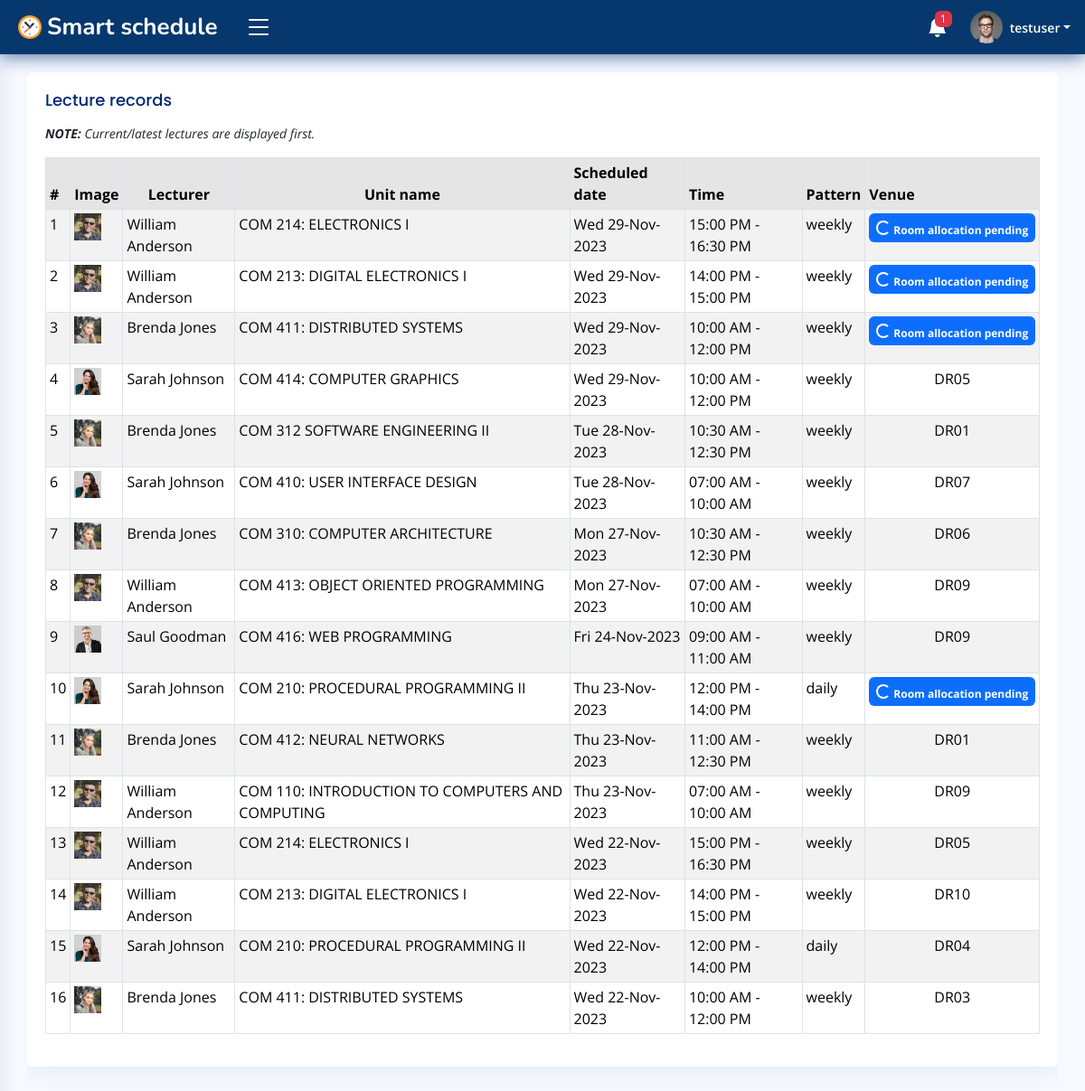
/campus/u/lectures/testuser/ (signed in), run on the app's committed database.
### accounts/models.py (models this page shows, shortened)
class User(AbstractUser):
    id = models.CharField(max_length=30, primary_key=True, unique=True, editable=False)
    first_name = models.CharField(max_length=15, blank=False)
    last_name = models.CharField(max_length=15, blank=False)
    email = models.EmailField(unique=True)
    gender = models.CharField(max_length=7, blank=False)
    dob = models.DateField(null=True, blank=False, db_column='Date of Birth')
    age = models.PositiveIntegerField(default=0, editable=False)
    mobile_no = PhoneNumberField()
    profile_pic = models.ImageField(upload_to='Users/imgs/dps/', default='default.png')
    is_student = models.BooleanField(default=False)
    date_updated = models.DateTimeField(auto_now=True)
    REQUIRED_FIELDS = ['username']
    USERNAME_FIELD = 'email'
    def __str__(self) -> str:
        return self.username
    class Meta:
        ordering = ['username', 'first_name', 'last_name']

class Faculty(models.Model):
    id = models.CharField(max_length=30, primary_key=True, unique=True, editable=False)
    staff = models.OneToOneField(User, on_delete=models.CASCADE, editable=False)
    school = models.CharField(max_length=70, blank=False)
    department = models.CharField(max_length=40, blank=False)
    position = models.CharField(max_length=20, blank=False)
    date_created = models.DateTimeField(auto_now_add=True)
    date_updated = models.DateTimeField(auto_now=True)
    class Meta:
        ordering = ['staff', 'school']
        verbose_name_plural = 'Faculty records'

### campus/models.py (models this page shows)
class Lecture(models.Model):
    id = models.CharField(max_length=30, primary_key=True, unique=True, editable=False)
    lecturer = models.ForeignKey(Faculty, on_delete=models.CASCADE, editable=False)
    student = models.ForeignKey(Student, on_delete=models.CASCADE, null=True, editable=False)
    lecture_hall = models.ForeignKey('LectureHall', on_delete=models.CASCADE, editable=False, null=True, db_column='Venue')
    unit_name = models.ForeignKey(BookedUnit, on_delete=models.CASCADE)
    lecture_date = models.DateField(null=False, blank=False)
    start_time = models.TimeField(null=False, blank=False, db_column='Scheduled start time')    # lecture should start at this time
    end_time = models.TimeField(null=False, blank=False, db_column='Scheduled end time')     # lecture should end at this time
    recurrence_pattern = models.CharField(max_length=10, blank=False)
    total_students = models.PositiveIntegerField(default=0, editable=False)     # approximate no. of students expected to attend the lecture.
    is_attending = models.BooleanField(default=False)   # is the student attending the lecture?
    is_taught = models.BooleanField(default=False, editable=False)  # was the class taught or it "bounced".
    date_scheduled = models.DateTimeField(auto_now_add=True)
    date_updated = models.DateTimeField(auto_now=True)
    class Meta:
        ordering = ['lecturer', 'lecture_hall', '-date_scheduled']
        verbose_name_plural = 'Scheduled lectures'

class BookedUnit(models.Model):
    id = models.CharField(max_length=30, primary_key=True, unique=True, editable=False)
    lecturer = models.ForeignKey(Faculty, on_delete=models.CASCADE)
    students_course = models.CharField(max_length=50, blank=False)
    course_name = models.CharField(max_length=80, blank=False)
    year_of_study = models.CharField(max_length=10, blank=False)
    semester = models.CharField(max_length=1, blank=False)
    booking_date = models.DateTimeField(auto_now_add=True)
    date_updated = models.DateTimeField(auto_now=True)
    def __str__(self) -> str:
        return self.course_name
    class Meta:
        ordering = ['course_name', 'lecturer']
        verbose_name_plural = 'Booked units'

class LectureHall(models.Model):
    id = models.CharField(max_length=30, primary_key=True, unique=True, editable=False)
    academic_block = models.CharField(max_length=20, blank=False)
    hall_no = models.CharField(max_length=5, unique=True, blank=False)
    seating_capacity = models.PositiveIntegerField(default=0)
    floor = models.CharField(max_length=7, blank=False)
    rating = models.PositiveIntegerField(default=0, editable=False)
    image = models.ImageField(upload_to='Lecture-Halls/img/', default='lecture-hall.png')
    date_created = models.DateTimeField(auto_now_add=True)
    date_edited = models.DateTimeField(auto_now=True)
    def __str__(self) -> str:
        return self.hall_no
    class Meta:
        ordering = ['academic_block', 'hall_no']
        verbose_name_plural = 'Lecture halls'

### campus/views.py (the view)
# urls.py: path('lectures/<str:_student>/', views.StudentsLecturesDetailView.as_view(), name='student_lecture_records'),
@method_decorator(login_required(login_url='login'), name='get')
@method_decorator(user_passes_test(lambda user: (user.is_staff is False or user.is_superuser is False) and user.is_student is True), name='get')
class StudentsLecturesDetailView(View):
    template_name = 'dashboard/students/lectures.html'
    def get(self, request, _student, *args, **kwargs):
        lectures_QS = Lecture.objects.filter(
            lecturer__department=request.user.student.department, unit_name__students_course=request.user.student.course,
        ).order_by('-lecture_date', '-start_time', 'unit_name')
        context = {'scheduled_lectures': lectures_QS}
        return render(request, self.template_name, context)

### accounts/models.py (called while the page is built)
    def __str__(self) -> str:
        return f'{self.student_name}'

### campus/templates/dashboard/students/lectures.html (shortened to what this page needs)
{% extends 'dashboard/students/base.html' %}{% block title %}{{ request.user.username }}'s lecture records{% endblock %}
{% load crispy_forms_tags %}
    {% block content %}
    <main id="main" class="main">
        <section class="section profile">
            <div class="row">
                <div class="col-sm-12 col-md-12">
                    <div class="table-responsive">
                        <div class="card">
                            <div class="card-body">
                                <h5 class="card-title mb-0">Lecture records</h5>
                                <p class="small fst-italic mt-0"><b>NOTE: </b>Current/latest lectures are displayed first.</p>
                                <table class="table table-sm table-bordered table-striped">
                                    <thead>
                                        <tr class="table-active">
                                            <th>#</th>
                                            <th>Image</th>
                                            <th class="text-center">Lecturer</th>
                                            <th class="text-center">Unit name</th>
                                            <th>Scheduled date</th>
                                            <th>Time</th>
                                            <th>Pattern</th>
                                            <th>Venue</th>
                                        </tr>
                                    </thead>
                                    <tbody>
                                        {% for lecture in scheduled_lectures %}
											<tr>
												<td>{{ forloop.counter }}</td>
                                                <td><img src="{{ lecture.lecturer.staff.profile_pic.url }}" height="30px" width="30px" alt=""></td>
												<td>{{ lecture.lecturer.staff.first_name|title }} {{ lecture.lecturer.staff.last_name|title }}</td>
												<td>{{ lecture.unit_name }}</td>
												<td>{{ lecture.lecture_date|date:"D d-M-Y" }}</td>
												<td>{{ lecture.start_time|date:"H:i A" }} - {{ lecture.end_time|date:"H:i A" }}</td>
                                                <td>{{ lecture.recurrence_pattern }}</td>
												<td class="text-center">
													{% if not lecture.lecture_hall is None %}
													{{ lecture.lecture_hall|default:"--" }}
													{% else %}
													<span class="badge bg-primary py-2">
														<span class="spinner-border spinner-border-sm"></span> Room allocation pending
													</span>
													{% endif %}
												</td>
											</tr>
											{% endfor %}
                                    </tbody>
                                </table>
                            </div>
                        </div>
                    </div>
                </div>
            </div>
        </section>
    </main>
    {% endblock %}

### campus/templates/dashboard/students/base.html (shortened to what this page needs)
{% load static %}
<!DOCTYPE html>
<html lang="en">
<head>
    <link href="https://cdn.jsdelivr.net/npm/bootstrap@5.3.2/dist/css/bootstrap.min.css" rel="stylesheet">
    <link rel="stylesheet" href="https://cdn.jsdelivr.net/npm/bootstrap-icons@1.11.1/font/bootstrap-icons.css">
    <link href="{% static 'css/styles.css' %}" rel="stylesheet">
    <link rel="stylesheet" href="https://cdn.jsdelivr.net/npm/fullcalendar@5.10.0/main.min.css">
</head>
<body>
    <header id="header" class="header fixed-top d-flex align-items-center">
        <div class="d-flex align-items-center justify-content-between">
            <a href="{% url 'student_homepage' %}" class="logo d-flex align-items-center">
                <img src="{% static 'img/logo/logo.png' %}" alt="logo">
                <span class="d-none d-lg-block text-white">Smart schedule</span>
            </a>
            <i class="bi bi-list toggle-sidebar-btn"></i>
        </div>
        <nav class="header-nav ms-auto">
            <ul class="d-flex align-items-center">
                <li class="nav-item dropdown">
                    <a class="nav-link nav-icon" href="" data-bs-toggle="dropdown">
                        <i class="bi bi-bell-fill"></i>
                        {% if TotalStudentNotifications != 0 %}
                        <span class="badge bg-danger badge-number">{{ TotalStudentNotifications }}</span>
                        {% endif %}
                    </a>
                </li>
                <li class="nav-item dropdown pe-3">
                    <a class="nav-link nav-profile d-flex align-items-center pe-0" href="#" data-bs-toggle="dropdown">
                        <img src="{{ request.user.profile_pic.url }}" alt="profile" class="rounded-circle">
                        <span class="d-none d-md-block dropdown-toggle ps-2">{{ request.user.username }}</span>
                    </a>
                </li>
            </ul>
        </nav>
    </header>
    {% block content %}
    {% endblock %}
</body>
</html>

### static/css/styles.css (style rules this page uses)
:root { scroll-behavior: smooth; }
body { font-family: "Open Sans", sans-serif; background: #f6f9ff; color: #444444; }
a { color: #4154f1; text-decoration: none; }
h1, h2, h3, h4, h5, h6 { font-family: "Nunito", sans-serif; }
#main { margin-top: 60px; padding: 20px 30px; transition: all 0.3s; }
.card { margin-bottom: 30px; border: none; border-radius: 5px; box-shadow: 0px 0 30px rgba(1, 41, 112, 0.1); }
.card-title { padding: 20px 0 15px 0; font-size: 18px; font-weight: 500; color: #012970; font-family: "Poppins", sans-serif; }
.card-body { padding: 0 20px 20px 20px; }
.logo { line-height: 1; }
@media (min-width: 1200px) { .logo { width: 240px; } }
.logo img { max-height: 26px; margin-right: 6px; }
.logo span { font-size: 26px; font-weight: 700; color: #012970; font-family: "Nunito", sans-serif; }
.header { transition: all 0.5s; z-index: 997; height: 60px; box-shadow: 0px 2px 20px rgba(1, 41, 112, 0.7); background-color: #07386d; padding-left: 20px; }
.header .toggle-sidebar-btn { font-size: 32px; padding-left: 10px; cursor: pointer; color: #fff; }
.header-nav ul { list-style: none; }
.header-nav>ul { margin: 0; padding: 0; }
.header-nav .nav-icon { font-size: 22px; color: #fff; margin-right: 25px; position: relative; }
.header-nav .nav-profile { color: #fff; }
.header-nav .nav-profile img { max-height: 36px; }
.header-nav .nav-profile span { font-size: 14px; font-weight: 600; }
.header-nav .badge-number { position: absolute; inset: -2px -5px auto auto; font-weight: normal; font-size: 12px; padding: 3px 6px; }
@media (min-width: 1200px) { #main, #footer { margin-left: 300px; } }
@media (min-width: 1200px) { .toggle-sidebar #main, .toggle-sidebar #footer { margin-left: 0; } }

### data on the page
User: user.profile_pic (picture), user.username "testuser"
Lecture: lecturer.staff.profile_pic (picture), lecturer.staff.first_name "William", lecturer.staff.last_name "Anderson", unit_name "COM 214: ELECTRONICS I", lecture_date "Wed 29-Nov-2023", start_time "15:00 PM", end_time "16:30 PM", recurrence_pattern "weekly", shows "Room allocation pending"
Lecture: lecturer.staff.profile_pic (picture), lecturer.staff.first_name "William", lecturer.staff.last_name "Anderson", unit_name "COM 213: DIGITAL ELECTRONICS I", lecture_date "Wed 29-Nov-2023", start_time "14:00 PM", end_time "15:00 PM", recurrence_pattern "weekly", shows "Room allocation pending"
Lecture: lecturer.staff.profile_pic (picture), lecturer.staff.first_name "Brenda", lecturer.staff.last_name "Jones", unit_name "COM 411: DISTRIBUTED SYSTEMS", lecture_date "Wed 29-Nov-2023", start_time "10:00 AM", end_time "12:00 PM", recurrence_pattern "weekly", shows "Room allocation pending"
Lecture: lecturer.staff.profile_pic (picture), lecturer.staff.first_name "Sarah", lecturer.staff.last_name "Johnson", unit_name "COM 414: COMPUTER GRAPHICS", lecture_date "Wed 29-Nov-2023", start_time "10:00 AM", end_time "12:00 PM", recurrence_pattern "weekly", lecture_hall "DR05"
Lecture: lecturer.staff.profile_pic (picture), lecturer.staff.first_name "Brenda", lecturer.staff.last_name "Jones", unit_name "COM 312 SOFTWARE ENGINEERING II", lecture_date "Tue 28-Nov-2023", start_time "10:30 AM", end_time "12:30 PM", recurrence_pattern "weekly", lecture_hall "DR01"
Lecture: lecturer.staff.profile_pic (picture), lecturer.staff.first_name "Sarah", lecturer.staff.last_name "Johnson", unit_name "COM 410: USER INTERFACE DESIGN", lecture_date "Tue 28-Nov-2023", start_time "07:00 AM", end_time "10:00 AM", recurrence_pattern "weekly", lecture_hall "DR07"
Lecture: lecturer.staff.profile_pic (picture), lecturer.staff.first_name "Brenda", lecturer.staff.last_name "Jones", unit_name "COM 310: COMPUTER ARCHITECTURE", lecture_date "Mon 27-Nov-2023", start_time "10:30 AM", end_time "12:30 PM", recurrence_pattern "weekly", lecture_hall "DR06"
Lecture: lecturer.staff.profile_pic (picture), lecturer.staff.first_name "William", lecturer.staff.last_name "Anderson", unit_name "COM 413: OBJECT ORIENTED PROGRAMMING", lecture_date "Mon 27-Nov-2023", start_time "07:00 AM", end_time "10:00 AM", recurrence_pattern "weekly", lecture_hall "DR09"
Lecture: lecturer.staff.profile_pic (picture), lecturer.staff.first_name "Saul", lecturer.staff.last_name "Goodman", unit_name "COM 416: WEB PROGRAMMING", lecture_date "Fri 24-Nov-2023", start_time "09:00 AM", end_time "11:00 AM", recurrence_pattern "weekly", lecture_hall "DR09"
Lecture: lecturer.staff.profile_pic (picture), lecturer.staff.first_name "Sarah", lecturer.staff.last_name "Johnson", unit_name "COM 210: PROCEDURAL PROGRAMMING II", lecture_date "Thu 23-Nov-2023", start_time "12:00 PM", end_time "14:00 PM", recurrence_pattern "daily", shows "Room allocation pending"
Lecture: lecturer.staff.profile_pic (picture), lecturer.staff.first_name "Brenda", lecturer.staff.last_name "Jones", unit_name "COM 412: NEURAL NETWORKS", lecture_date "Thu 23-Nov-2023", start_time "11:00 AM", end_time "12:30 PM", recurrence_pattern "weekly", lecture_hall "DR01"
Lecture: lecturer.staff.profile_pic (picture), lecturer.staff.first_name "William", lecturer.staff.last_name "Anderson", unit_name "COM 110: INTRODUCTION TO COMPUTERS AND COMPUTING", lecture_date "Thu 23-Nov-2023", start_time "07:00 AM", end_time "10:00 AM", recurrence_pattern "weekly", lecture_hall "DR09"
Lecture: lecturer.staff.profile_pic (picture), lecturer.staff.first_name "William", lecturer.staff.last_name "Anderson", unit_name "COM 214: ELECTRONICS I", lecture_date "Wed 22-Nov-2023", start_time "15:00 PM", end_time "16:30 PM", recurrence_pattern "weekly", lecture_hall "DR05"
Lecture: lecturer.staff.profile_pic (picture), lecturer.staff.first_name "William", lecturer.staff.last_name "Anderson", unit_name "COM 213: DIGITAL ELECTRONICS I", lecture_date "Wed 22-Nov-2023", start_time "14:00 PM", end_time "15:00 PM", recurrence_pattern "weekly", lecture_hall "DR10"
Lecture: lecturer.staff.profile_pic (picture), lecturer.staff.first_name "Sarah", lecturer.staff.last_name "Johnson", unit_name "COM 210: PROCEDURAL PROGRAMMING II", lecture_date "Wed 22-Nov-2023", start_time "12:00 PM", end_time "14:00 PM", recurrence_pattern "daily", lecture_hall "DR04"
Lecture: lecturer.staff.profile_pic (picture), lecturer.staff.first_name "Brenda", lecturer.staff.last_name "Jones", unit_name "COM 411: DISTRIBUTED SYSTEMS", lecture_date "Wed 22-Nov-2023", start_time "10:00 AM", end_time "12:00 PM", recurrence_pattern "weekly", lecture_hall "DR03"

### other printed values
{{ TotalStudentNotifications }} "1"
